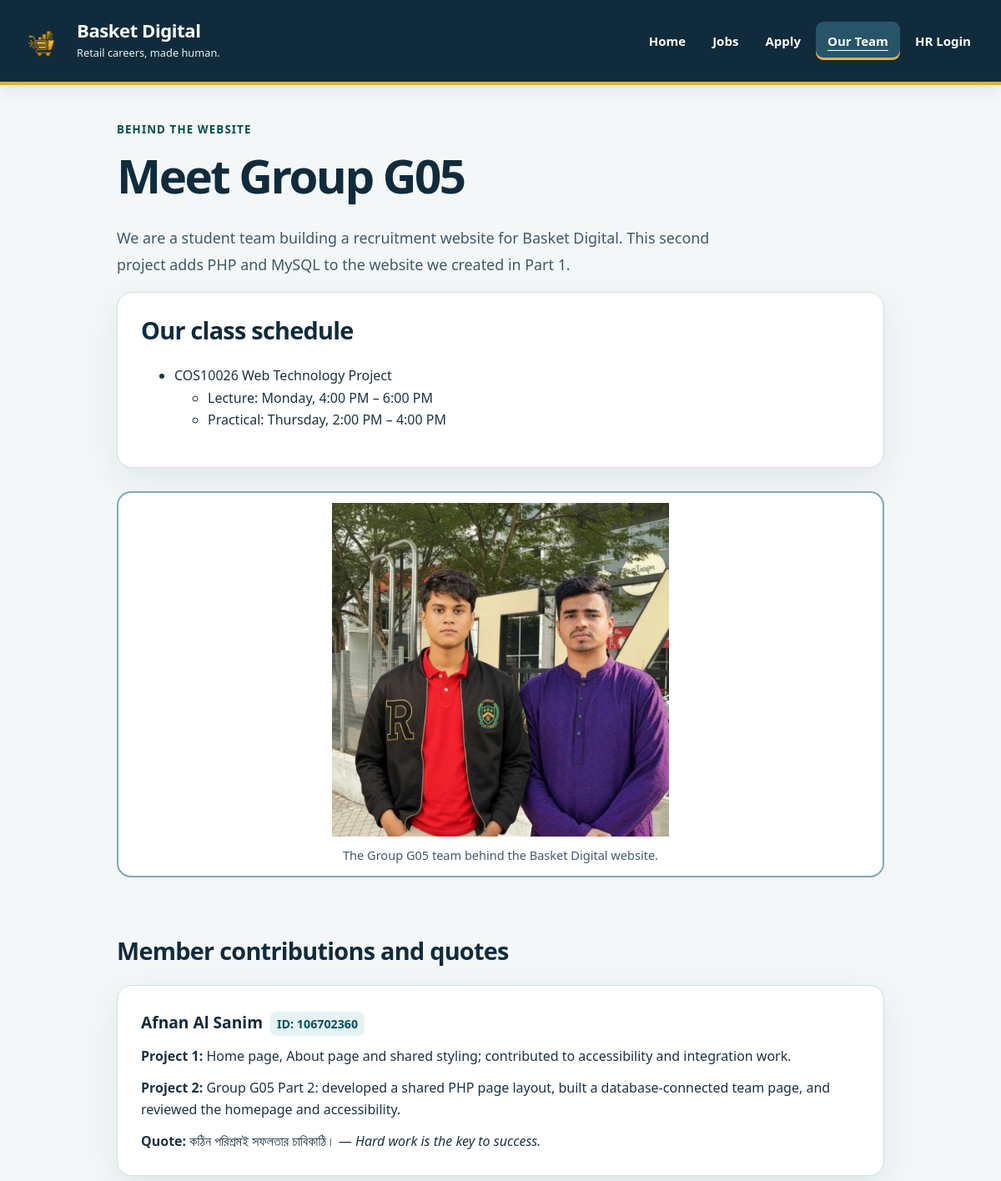
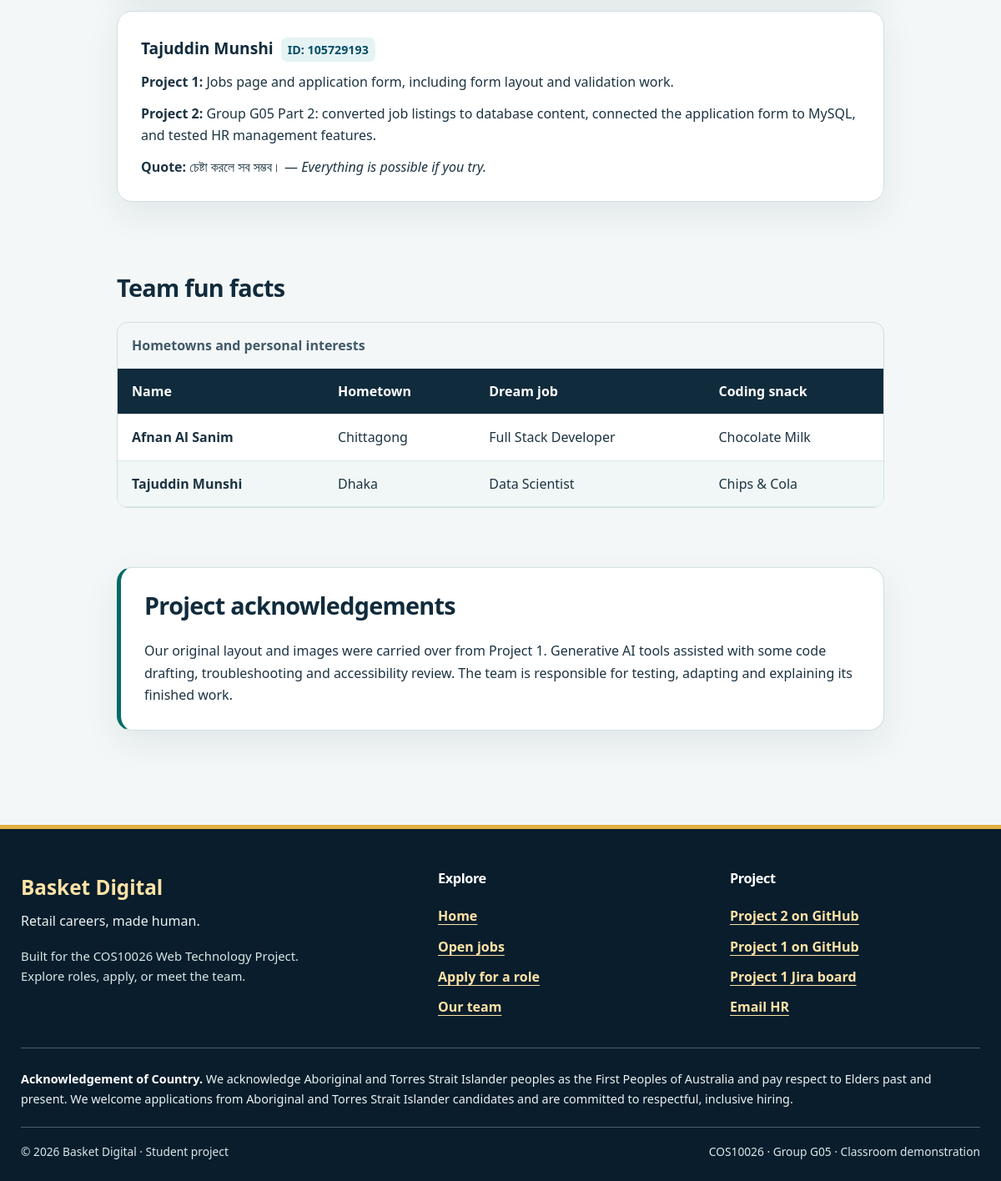
Screenshot of /project2/about.php with the database file from the repository (2 pictures, top to bottom).
### tables this page shows
CREATE TABLE IF NOT EXISTS about (
    id INT UNSIGNED AUTO_INCREMENT PRIMARY KEY,
    display_order TINYINT UNSIGNED NOT NULL,
    student_name VARCHAR(100) NOT NULL,
    student_id VARCHAR(20) NOT NULL,
    part1_contribution TEXT NOT NULL,
    part2_contribution TEXT NOT NULL,
    quote_original VARCHAR(255) NOT NULL,
    quote_translation VARCHAR(255) NOT NULL,
    hometown VARCHAR(120) NOT NULL,
    dream_job VARCHAR(120) NOT NULL,
    coding_snack VARCHAR(120) NOT NULL
);

### project2/settings.php (called while the page is built, shortened)
<?php
$dbName = 'basket_digital_project2';

### project2/functions.php (called while the page is built, shortened)
<?php
function e($value): string {
    return htmlspecialchars((string)$value, ENT_QUOTES | ENT_SUBSTITUTE, 'UTF-8');
}
function db(): PDO {
    global $dbHost, $dbName, $dbUser, $dbPassword;
    try {
        $connection = new PDO(
            "mysql:host={$dbHost};charset=utf8mb4",
            $dbUser,
            $dbPassword,
            [
                PDO::ATTR_ERRMODE => PDO::ERRMODE_EXCEPTION,
                PDO::ATTR_DEFAULT_FETCH_MODE => PDO::FETCH_ASSOC,
                PDO::ATTR_EMULATE_PREPARES => false
            ]
        );
        $safeName = '`' . str_replace('`', '``', $dbName) . '`';
        $connection->exec("CREATE DATABASE IF NOT EXISTS {$safeName} CHARACTER SET utf8mb4 COLLATE utf8mb4_unicode_ci");
        $connection->exec("USE {$safeName}");
        setup_database($connection);
        return $connection;
    } catch (PDOException $exception) {
        $connection = null;
        error_log('Basket Digital database: ' . $exception->getMessage());
        throw new RuntimeException('Database connection failed. Check that MySQL is running in XAMPP.');
    }
}
function setup_database(PDO $pdo): void {
    if ($pdo->query("SHOW TABLES LIKE 'project_meta'")->fetchColumn() !== false) return;
    $sql = file_get_contents(__DIR__ . '/database.sql');
    $sql = preg_replace('/^\s*--[^\r\n]*/m', '', $sql);
    $statements = preg_split('/;\s*(?=\r?\n|$)/', $sql);
    foreach ($statements as $statement) {
        $statement = trim($statement);
    }
}

### project2/about.php (the view, shortened to what this page needs)
<?php
$members=[];$dbError='';
try {$members=db()->query('SELECT * FROM about ORDER BY display_order, id')->fetchAll();}
catch (RuntimeException|PDOException $ex) {$dbError='Team details are unavailable. Start MySQL in XAMPP and refresh this page.';}
require __DIR__ . '/header.inc';
?>
<main id="main-content" class="container section-pad narrow">
  <p class="eyebrow">Behind the website</p><h1>Meet Group G05</h1>
  <p class="lead">We are a student team building a recruitment website for Basket Digital. This second project adds PHP and MySQL to the website we created in Part 1.</p>
  <section class="card" aria-labelledby="schedule-title"><h2 id="schedule-title">Our class schedule</h2>
   <ul><li>COS10026 Web Technology Project<ul><li>Lecture: Monday, 4:00 PM – 6:00 PM</li><li>Practical: Thursday, 2:00 PM – 4:00 PM</li></ul></li></ul>
  </section>
  <figure class="team-photo"><img src="images/group_photo.jpg" alt="Two Group G05 team members standing together outdoors" width="900" height="500"><figcaption>The Group G05 team behind the Basket Digital website.</figcaption></figure>
  <section class="section-pad" aria-labelledby="team-title"><h2 id="team-title">Member contributions and quotes</h2>
    <dl class="contribution-list"><?php foreach ($members as $member): ?>
      <div class="card"><dt><?= e($member['student_name']) ?> <span class="student-id">ID: <?= e($member['student_id']) ?></span></dt>
        <dd><strong>Project 1:</strong> <?= e($member['part1_contribution']) ?></dd>
        <dd><strong>Project 2:</strong> <?= e($member['part2_contribution']) ?></dd>
        <dd><strong>Quote:</strong> <span lang="bn"><?= e($member['quote_original']) ?></span> — <em><?= e($member['quote_translation']) ?></em></dd>
      </div>
    <?php endforeach; ?></dl>
  </section>
  <section class="section-pad" aria-labelledby="facts-title"><h2 id="facts-title">Team fun facts</h2>
    <div class="table-scroll"><table class="data-table fun-table"><caption>Hometowns and personal interests</caption><thead><tr><th scope="col">Name</th><th scope="col">Hometown</th><th scope="col">Dream job</th><th scope="col">Coding snack</th></tr></thead>
    <tbody><?php foreach ($members as $member): ?><tr><th scope="row"><?= e($member['student_name']) ?></th><td><?= e($member['hometown']) ?></td><td><?= e($member['dream_job']) ?></td><td><?= e($member['coding_snack']) ?></td></tr><?php endforeach; ?></tbody></table></div>
  </section>
  <section class="card project-notes" aria-labelledby="project-notes-title">
    <h2 id="project-notes-title">Project acknowledgements</h2>
    <p>Our original layout and images were carried over from Project 1. Generative AI tools assisted with some code drafting, troubleshooting and accessibility review. The team is responsible for testing, adapting and explaining its finished work.</p>
  </section>
</main>
<?php require __DIR__ . '/footer.inc'; ?>

### project2/styles/style.css (style rules this page uses)
:root { --navy: #102b3c; --navy-deep: #091d2c; --teal: #006b65; --teal-dark: #00514d; --amber: #e3af43; --ink: #1c3342; --muted: #405968; --paper: #f3f7f7; --card: #ffffff; --line: #d0dee1; --shadow: 0 14px 42px rgba(14, 43, 60, .08); --radius: 18px; }
* { box-sizing: border-box; }
html { scroll-behavior: smooth; }
body { margin: 0; background: var(--paper); color: var(--ink); font-family: "Segoe UI", Arial, sans-serif; font-size: 1rem; line-height: 1.65; }
img { max-width: 100%; height: auto; }
h1, h2, h3, h4 { line-height: 1.2; color: var(--navy); margin-top: 0; }
h1 { font-size: clamp(2.2rem, 4.7vw, 4.15rem); letter-spacing: -.045em; margin-bottom: .45em; }
h2 { font-size: clamp(1.55rem, 2.4vw, 2.15rem); letter-spacing: -.025em; }
p { margin: 0 0 1.05rem; }
p:last-child { margin-bottom: 0; }
.container { width: min(1150px, calc(100% - 44px)); margin-inline: auto; }
.narrow { max-width: 920px; }
.section-pad { padding-top: 43px; padding-bottom: 43px; }
.eyebrow { color: var(--teal-dark); font-weight: 800; font-size: .83rem; letter-spacing: .085em; text-transform: uppercase; margin-bottom: .65rem; }
.lead { max-width: 770px; font-size: 1.12rem; line-height: 1.75; color: var(--muted); }
.card { background: var(--card); padding: 28px; border: 1px solid var(--line); border-radius: var(--radius); box-shadow: var(--shadow); }
.table-scroll { max-width: 100%; overflow-x: auto; border: 1px solid var(--line); border-radius: 13px; }
.data-table { border-collapse: collapse; width: 100%; background: white; }
.data-table caption { text-align: left; font-weight: 650; color: var(--muted); padding: 14px 17px; }
.data-table th, .data-table td { text-align: left; vertical-align: top; padding: 14px 17px; border-bottom: 1px solid #dce7e8; }
.data-table thead { color: white; background: var(--navy); }
.data-table thead th { color: white; }
.data-table tbody tr:nth-child(even) { background: #f0f7f6; }
.team-photo { margin: 28px 0; padding: 12px; background: white; border: 2px solid #7caab5; border-radius: 17px; text-align: center; }
.team-photo img { display: block; max-height: 400px; width: 100%; object-fit: contain; border-radius: 8px; }
.team-photo figcaption { margin-top: 10px; color: var(--muted); font-size: .91rem; }
.contribution-list { display: grid; gap: 19px; margin: 0; }
.contribution-list dt { color: var(--navy); font-size: 1.2rem; font-weight: 800; }
.contribution-list dd { margin: 11px 0 0; }
.student-id { display: inline-block; margin-left: 4px; padding: 3px 8px; color: #075067; background: #e6f3f5; border-radius: 7px; font-size: .89rem; }
.project-notes { margin-top: 28px; border-left: 5px solid var(--teal); }

### rows the page displays
about: student_name "Afnan Al Sanim", student "106702360", part1_contribution "Home page, About page and shared styling; contributed to accessibility and integration work.", part2_contribution "Group G05 Part 2: developed a shared PHP page layout, built a database-connected team page, and reviewed the homepage and accessibility.", quote_original "কঠিন পরিশ্রমই সফলতার চাবিকাঠি।", quote_translation "Hard work is the key to success.", hometown "Chittagong", dream_job "Full Stack Developer", coding_snack "Chocolate Milk"
about: student_name "Tajuddin Munshi", student "105729193", part1_contribution "Jobs page and application form, including form layout and validation work.", part2_contribution "Group G05 Part 2: converted job listings to database content, connected the application form to MySQL, and tested HR management features.", quote_original "চেষ্টা করলে সব সম্ভব।", quote_translation "Everything is possible if you try.", hometown "Dhaka", dream_job "Data Scientist", coding_snack "Chips & Cola"

### other values shown
$label "Home"
$label "Jobs"
$label "Apply"
$label "Our Team"
$label "HR Login"
